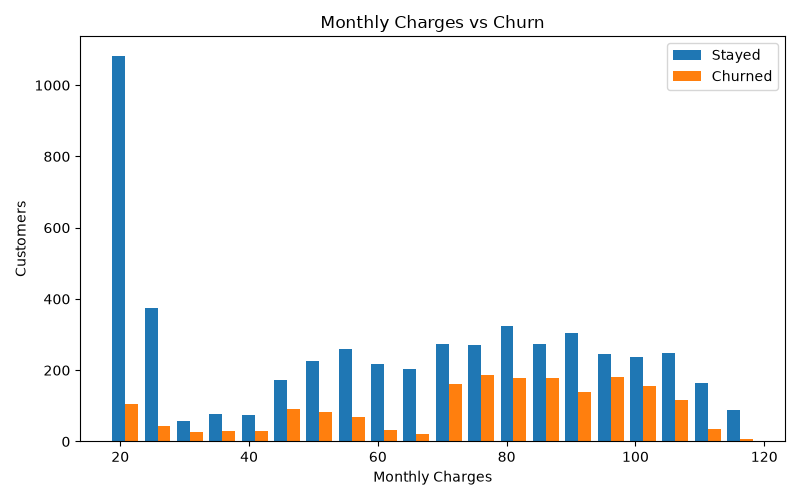

Write the Python code that produced this figure.
import pandas as pd
import matplotlib.pyplot as plt

df = pd.read_csv(r"E:\Data-Portfolio\Customer-Churn-Prediction\data\WA_Fn-UseC_-Telco-Customer-Churn.csv")

# Convert if needed
df["MonthlyCharges"] = pd.to_numeric(df["MonthlyCharges"])

# Plot
plt.figure(figsize=(8,5))

plt.hist(
    [df[df["Churn"]=="No"]["MonthlyCharges"],
     df[df["Churn"]=="Yes"]["MonthlyCharges"]],
    bins=20,
    label=["Stayed","Churned"]
)

plt.title("Monthly Charges vs Churn")
plt.xlabel("Monthly Charges")
plt.ylabel("Customers")

plt.legend()

plt.tight_layout()

plt.savefig(r"E:\Data-Portfolio\Customer-Churn-Prediction\images\monthly_charges_churn.png")

plt.show()
